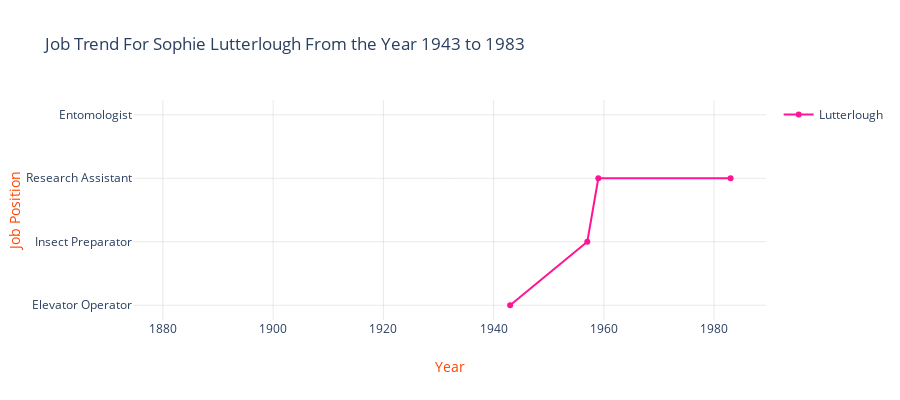

Source (notebook cell):
### Markdown cell above
## Lutterlough

### Code cell
fig = go.Figure()
fig.add_trace(go.Scatter(x=job_df["year"],y=job_df["Lutterlough"],mode="lines+markers",line_color = "deeppink",name="Lutterlough"),)
fig.update_layout(height=400,showlegend=True,title_text="Job Trend For Sophie Lutterlough From the Year 1943 to 1983",plot_bgcolor='rgb(400,400,400)',)
fig.update_xaxes(showgrid=True,gridwidth=0.5, gridcolor='LightGrey', title_text = "Year", titlefont_color = "orangered")
fig.update_yaxes(showgrid=True, gridwidth=0.5, gridcolor='LightGrey', title_text = "Job Position", titlefont_color = "orangered")
fig.show()

### Figure 1 — Plotly figure (JSON) as saved in the notebook; plotly's stock layout.template omitted (floating-point values rounded to 4 significant figures)
{"data": [{"line": {"color": "deeppink"}, "mode": "lines+markers", "name": "Lutterlough", "type": "scatter", "x": [1943, 1957, 1959, 1983, null, 1971, 1975, 1923, 1930, 1938, 1938, 1956, 1956, 1979, 1881, 1886, 1886, 1894, 1898, 1907, 1915], "y": ["Elevator Operator", "Insect Preparator", "Research Assistant", "Research Assistant", "Entomologist", null, null, null, null, null, null, null, null, null, null, null, null, null, null, null, null]}], "layout": {"height": 400, "plot_bgcolor": "rgb(400,400,400)", "showlegend": true, "title": {"text": "Job Trend For Sophie Lutterlough From the Year 1943 to 1983"}, "xaxis": {"gridcolor": "LightGrey", "gridwidth": 0.5, "showgrid": true, "title": {"font": {"color": "orangered"}, "text": "Year"}}, "yaxis": {"gridcolor": "LightGrey", "gridwidth": 0.5, "showgrid": true, "title": {"font": {"color": "orangered"}, "text": "Job Position"}}}}
